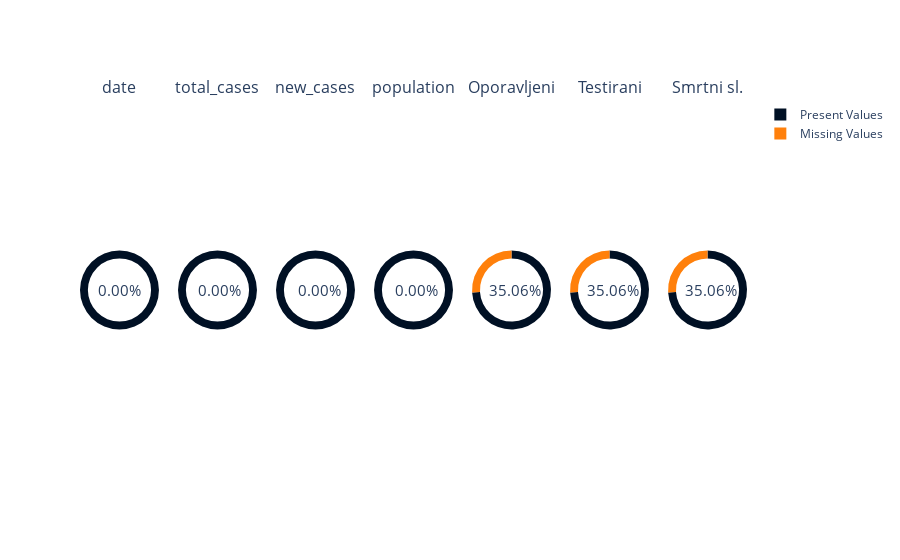

The notebook cell this image was saved under:
### Code cell
MissingDataPlot(missingData)

### Figure 1 — Plotly figure (JSON) as saved in the notebook; plotly's stock layout.template omitted (floating-point values rounded to 4 significant figures)
{"data": [{"domain": {"x": [0, 0.1184], "y": [0, 1]}, "hole": 0.8, "hoverinfo": "label+value", "labels": ["Missing Values", "Present Values"], "marker": {"colors": ["#FF800B", "#001024"]}, "textinfo": "none", "type": "pie", "values": [0, 312]}, {"domain": {"x": [0.1469, 0.2653], "y": [0, 1]}, "hole": 0.8, "hoverinfo": "label+value", "labels": ["Missing Values", "Present Values"], "marker": {"colors": ["#FF800B", "#001024"]}, "textinfo": "none", "type": "pie", "values": [0, 312]}, {"domain": {"x": [0.2939, 0.4122], "y": [0, 1]}, "hole": 0.8, "hoverinfo": "label+value", "labels": ["Missing Values", "Present Values"], "marker": {"colors": ["#FF800B", "#001024"]}, "textinfo": "none", "type": "pie", "values": [0, 312]}, {"domain": {"x": [0.4408, 0.5592], "y": [0, 1]}, "hole": 0.8, "hoverinfo": "label+value", "labels": ["Missing Values", "Present Values"], "marker": {"colors": ["#FF800B", "#001024"]}, "textinfo": "none", "type": "pie", "values": [0, 312]}, {"domain": {"x": [0.5878, 0.7061], "y": [0, 1]}, "hole": 0.8, "hoverinfo": "label+value", "labels": ["Missing Values", "Present Values"], "marker": {"colors": ["#FF800B", "#001024"]}, "textinfo": "none", "type": "pie", "values": [81, 231]}, {"domain": {"x": [0.7347, 0.8531], "y": [0, 1]}, "hole": 0.8, "hoverinfo": "label+value", "labels": ["Missing Values", "Present Values"], "marker": {"colors": ["#FF800B", "#001024"]}, "textinfo": "none", "type": "pie", "values": [81, 231]}, {"domain": {"x": [0.8816, 1.0], "y": [0, 1]}, "hole": 0.8, "hoverinfo": "label+value", "labels": ["Missing Values", "Present Values"], "marker": {"colors": ["#FF800B", "#001024"]}, "textinfo": "none", "type": "pie", "values": [81, 231]}], "layout": {"annotations": [{"font": {"size": 16}, "showarrow": false, "text": "date", "x": 0.05918, "xanchor": "center", "xref": "paper", "y": 1, "yanchor": "bottom", "yref": "paper"}, {"font": {"size": 16}, "showarrow": false, "text": "total_cases", "x": 0.2061, "xanchor": "center", "xref": "paper", "y": 1, "yanchor": "bottom", "yref": "paper"}, {"font": {"size": 16}, "showarrow": false, "text": "new_cases", "x": 0.3531, "xanchor": "center", "xref": "paper", "y": 1, "yanchor": "bottom", "yref": "paper"}, {"font": {"size": 16}, "showarrow": false, "text": "population", "x": 0.5, "xanchor": "center", "xref": "paper", "y": 1, "yanchor": "bottom", "yref": "paper"}, {"font": {"size": 16}, "showarrow": false, "text": "Oporavljeni", "x": 0.6469, "xanchor": "center", "xref": "paper", "y": 1, "yanchor": "bottom", "yref": "paper"}, {"font": {"size": 16}, "showarrow": false, "text": "Testirani", "x": 0.7939, "xanchor": "center", "xref": "paper", "y": 1, "yanchor": "bottom", "yref": "paper"}, {"font": {"size": 16}, "showarrow": false, "text": "Smrtni sl.", "x": 0.9408, "xanchor": "center", "xref": "paper", "y": 1, "yanchor": "bottom", "yref": "paper"}, {"font": {"size": 15}, "showarrow": false, "text": "0.00%", "x": 0.024, "y": 0.5}, {"font": {"size": 15}, "showarrow": false, "text": "0.00%", "x": 0.174, "y": 0.5}, {"font": {"size": 15}, "showarrow": false, "text": "0.00%", "x": 0.324, "y": 0.5}, {"font": {"size": 15}, "showarrow": false, "text": "0.00%", "x": 0.504, "y": 0.5}, {"font": {"size": 15}, "showarrow": false, "text": "35.06%", "x": 0.694, "y": 0.5}, {"font": {"size": 15}, "showarrow": false, "text": "35.06%", "x": 0.841, "y": 0.5}, {"font": {"size": 15}, "showarrow": false, "text": "35.06%", "x": 0.988, "y": 0.5}]}}
